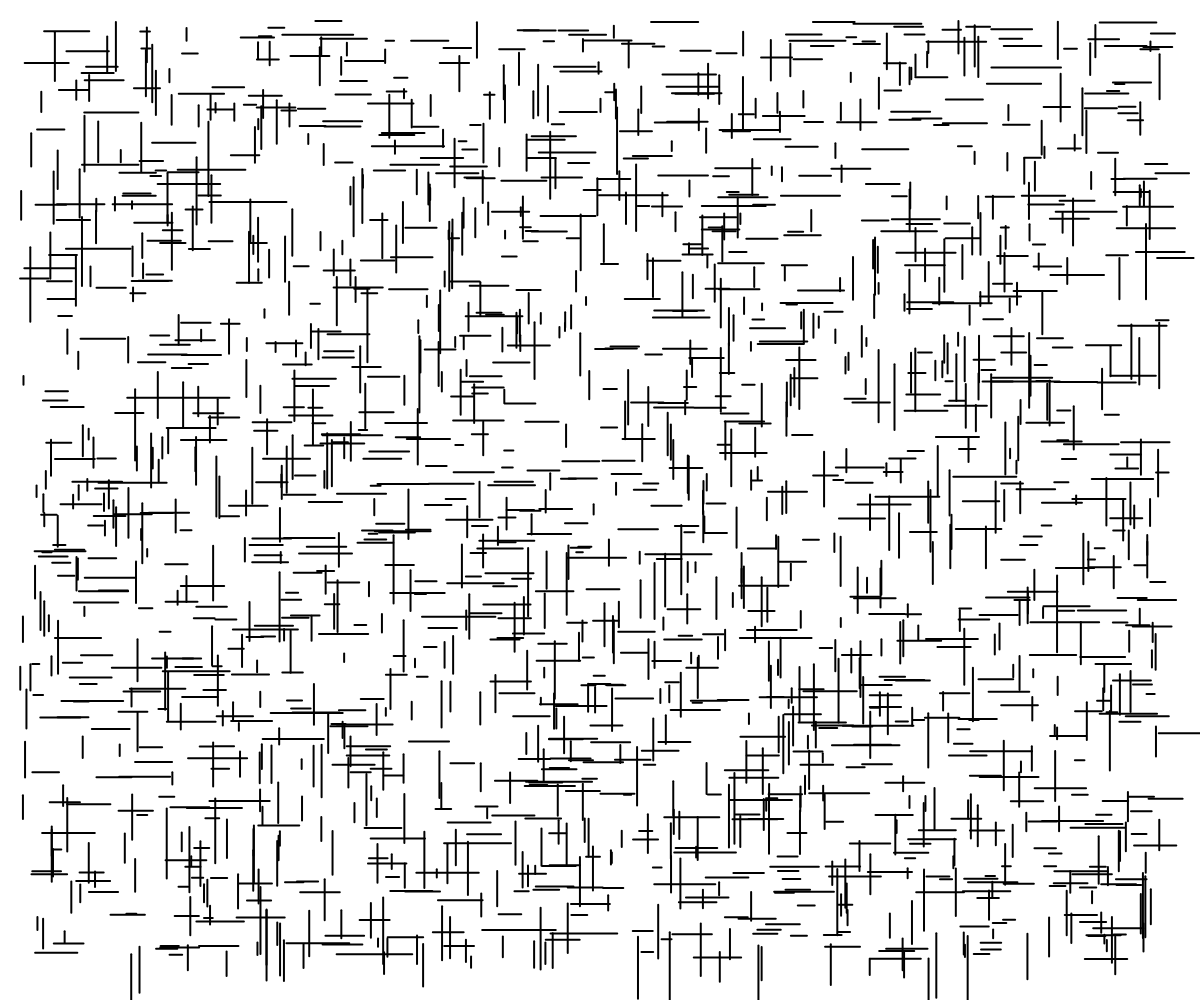
Frame 1 (no input)
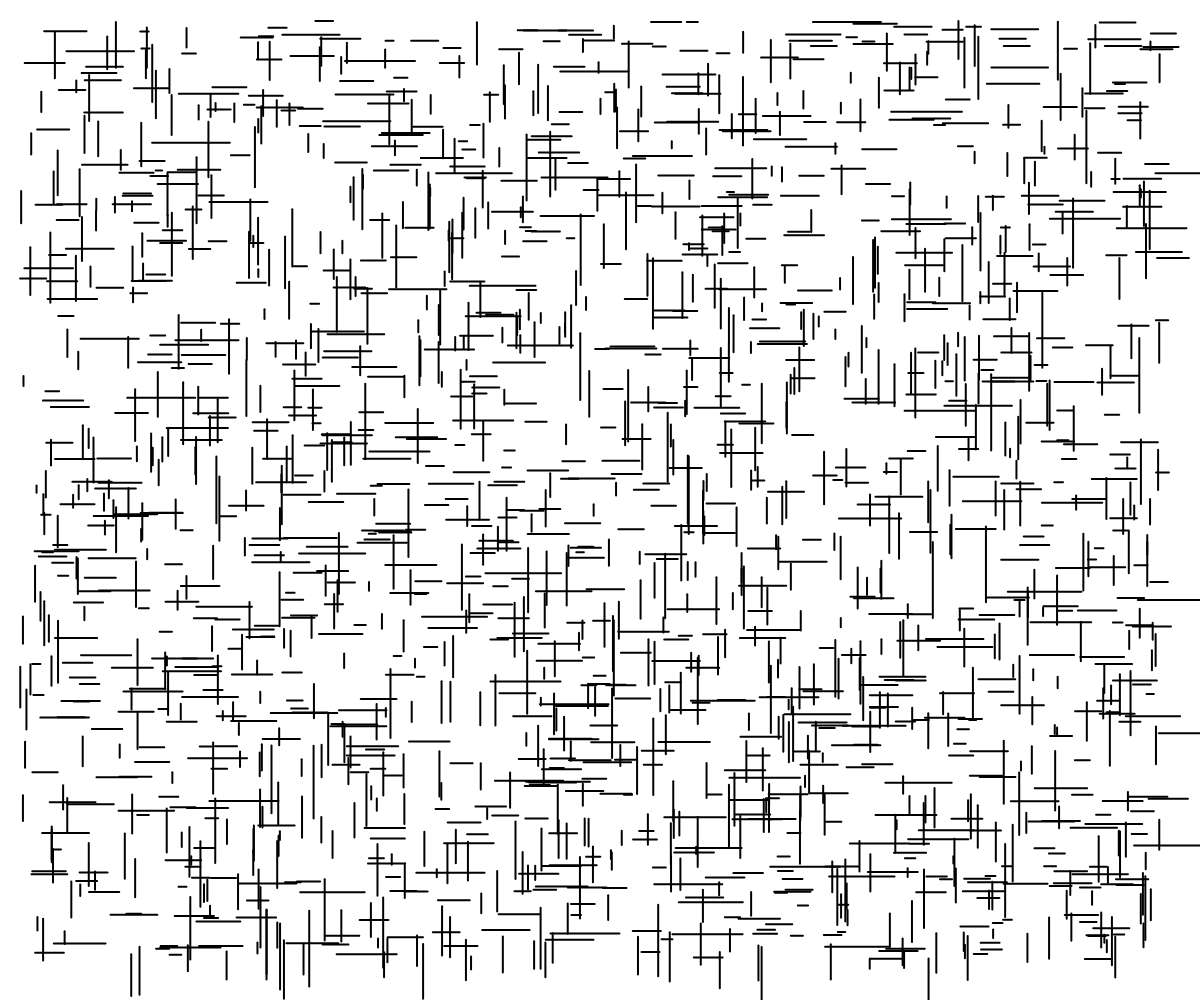
Frame 60 (no input)
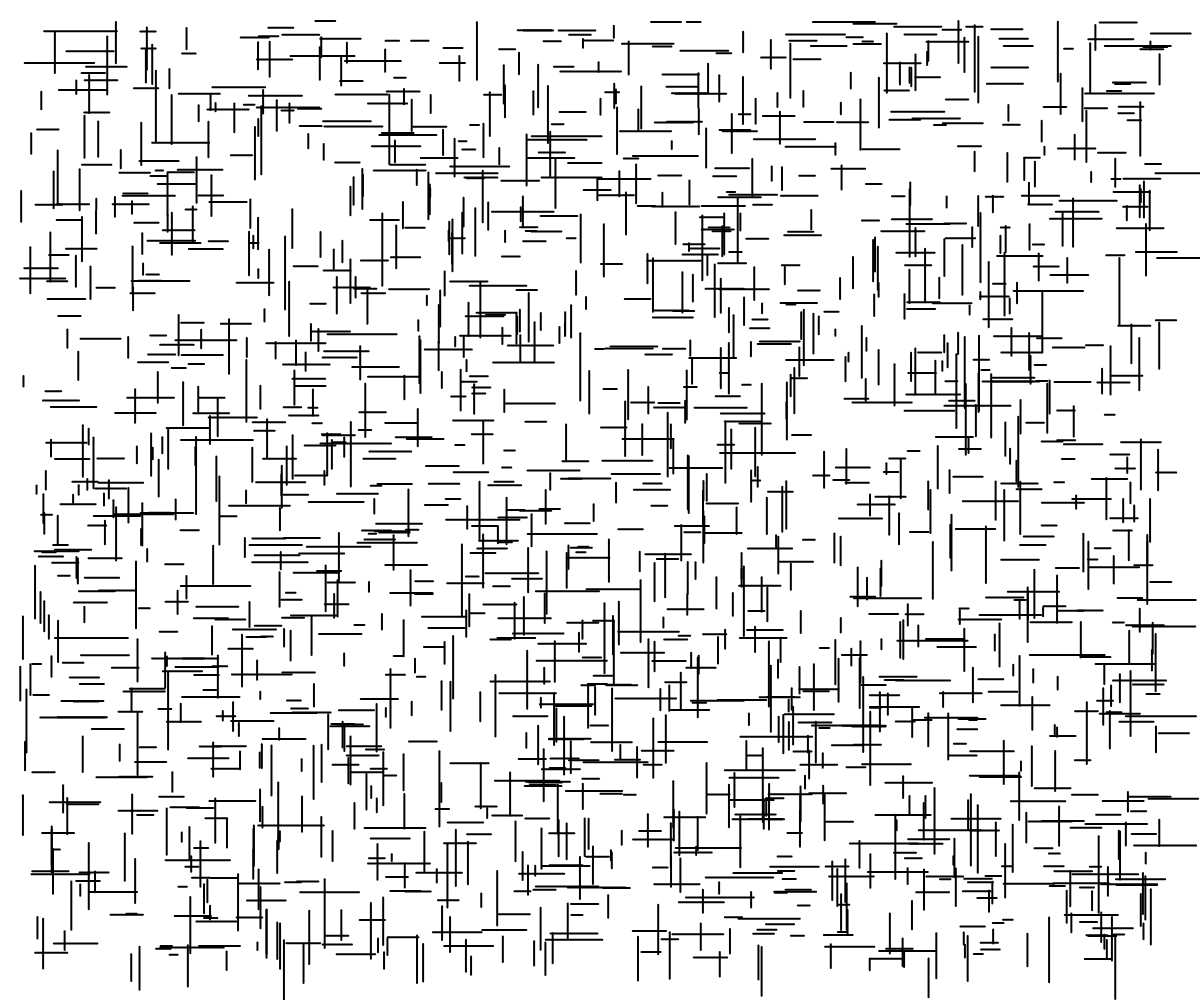
Frame 120 (the mouse pressed at the canvas centre since frame 60)

The p5.js sketch that drew these frames (run headless with seeded random() and noise() and a simulated clock; from frame 60 on, the mouse is pressed at the canvas centre):

// p5.js sketch
// ── sketch.js
var ORIENTATIONS;
var lines;
var t = 0.0;

function setup() {
  createCanvas(windowWidth, windowHeight);
  ORIENTATIONS = [0, HALF_PI];
  lines = [];
  
  var numLines = 800 * (windowWidth / 500);
  
  randomSeed(0);
  
  for (var i = 0; i < numLines; i++) {
    var origin = createVector(random(20, width-40), random(20, height-40));
    var length = random(10, 60);
    var orientation = ORIENTATIONS[floor(random(0, ORIENTATIONS.length))];
    
    lines.push({
      origin: origin,
      length: length,
      orientation: orientation,
      noisePermutation: random(0, 2) // the range of noisePermutation affects how different the behavior of each line is
    })
  }
}

function draw() {
  background(255);
  stroke(0);
  strokeWeight(2);
  
  t += 0.008; // the amount we add to t affects how fast the Perlin noise changes
  
  lines.forEach(function(l) {
    var noisyLength = l.length * noise(t + l.noisePermutation) * 2
    var end = createVector(l.origin.x + noisyLength * cos(l.orientation), l.origin.y + noisyLength * sin(l.orientation))
    line(l.origin.x, l.origin.y, end.x, end.y);
  })
}

function windowResized() {
  resizeCanvas(windowWidth, windowHeight);
  setup();
}
